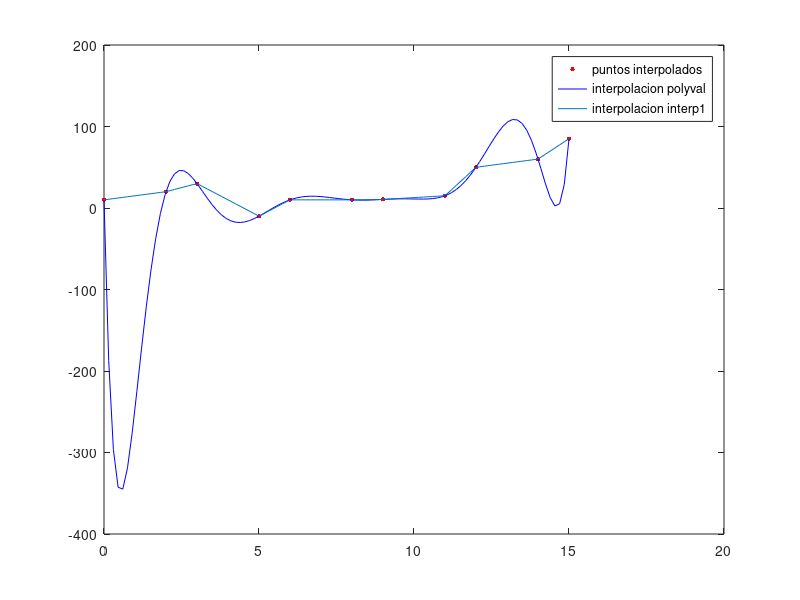

The MATLAB script that drew this image:
function ej58estudio

x = [0,2,3,5,6,8,9,11,12,14,15];
y = [10,20,30,-10,10,10,10.5,15,50,60,85];

close all % Limpiamos las graficas

plot (x,y, '.r','MarkerSize',10)

n = length(x);
coef = polyfit(x,y,n-1);

z = linspace(min(x), max(x));
pz1 = polyval(coef,z); % Interpolacion global

hold on

plot(z,pz1, 'b')

pz2 = interp1(x,y,z); % Interpolacion a trozos

plot(z,pz2)

legend ('puntos interpolados', 'interpolacion polyval', ...
    'interpolacion interp1', 'Location', 'Best')
shg
